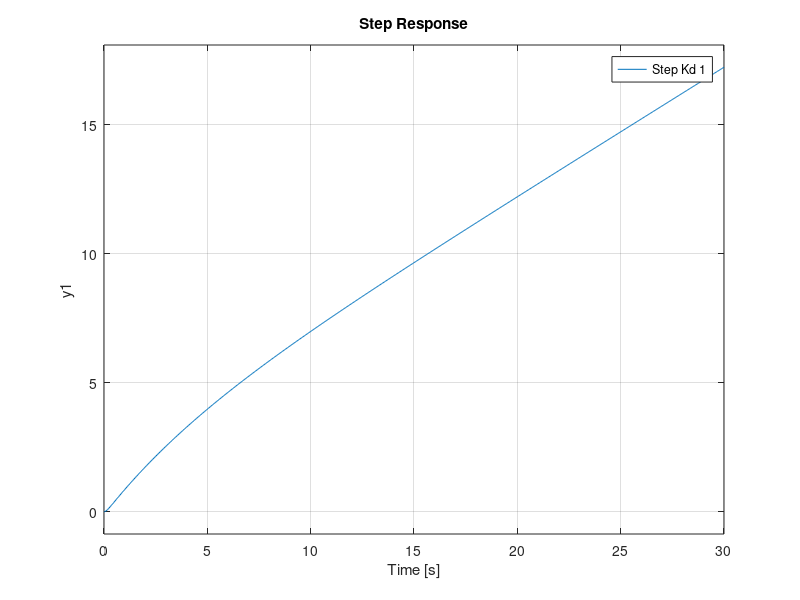
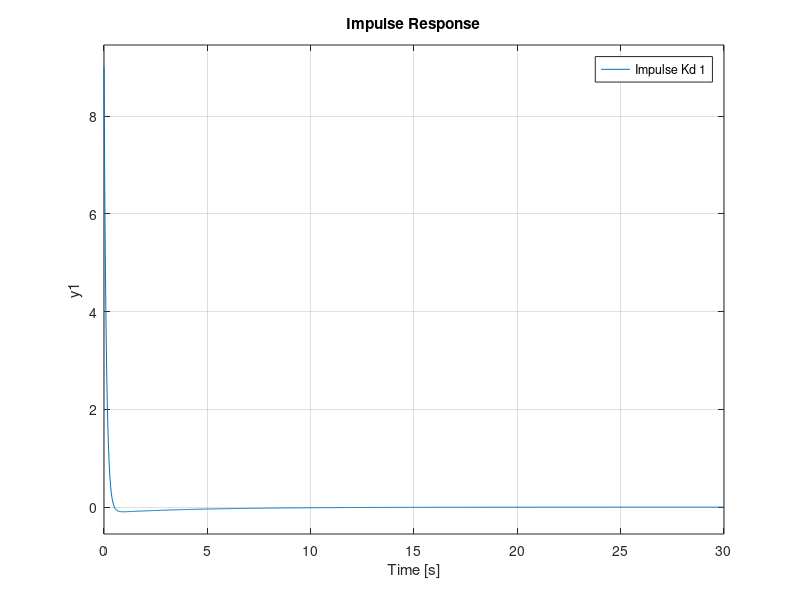
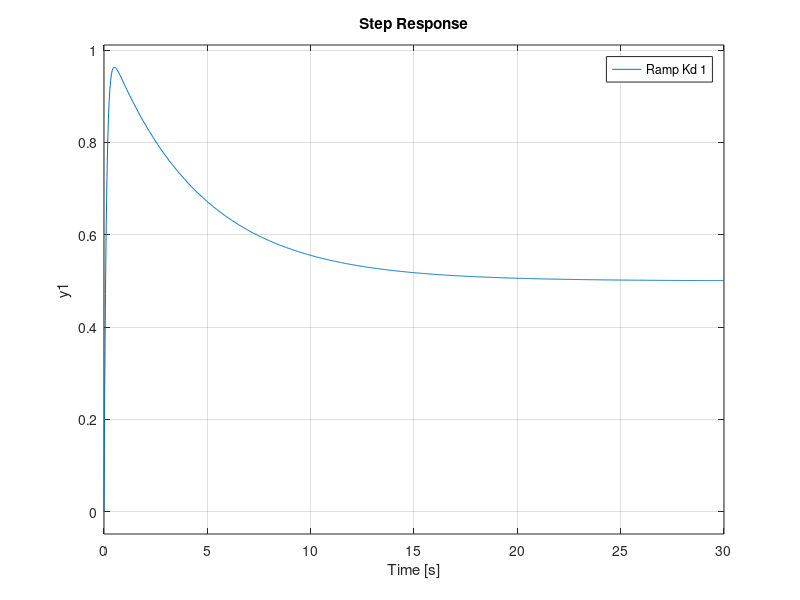

Here is the MATLAB script that generated these plots, in order: (Note: this script raises an error after producing the figures.)
%deklarasi variabel
s = tf('s')
T = 1
Kp = 1
Kd = 1
num = 1
den = [T T/16 1]
sys = tf(num,den)

%fungsi sistem kontrol dan mencari nilai feedback dengan mengalikan fungsi
%kontrol dengan nilai plant
sys_A = tf([Kd Kp],[1])
final_A  = feedback(sys*sys_A,1)

sys_B = tf([3 Kp],[1])
final_B  = feedback(sys*sys_B,1)

sys_C = tf([5 Kp],[1])
final_C  = feedback(sys*sys_C,1)

sys_D = tf([7 Kp],[1])
final_D  = feedback(sys*sys_D,1)

sys_E = tf([9 Kp],[1])
final_E  = feedback(sys*sys_E,1)

%step response
figure(1)
hold all
step(final_A/s)
step(final_B/s)
step(final_C/s)
step(final_D/s)
step(final_E/s)
legend('Step Kd 1','Step Kd 2', 'Step Kd 3', 'Step Kd 4', 'Step Kd 5')

%impulse response
figure(2)
hold all
impulse(final_A)
impulse(final_B)
impulse(final_C)
impulse(final_D)
impulse(final_E)
legend('Impulse Kd 1','Impulse Kd 2', 'Impulse Kd 3', 'Impulse Kd 4', 'Impulse Kd 5')

%ramp impulse
figure(3)
hold all
step(final_A/s*s)
step(final_B/s*s)
step(final_C/s*s)
step(final_D/s*s)
step(final_E/s*s)
legend('Ramp Kd 1','Ramp Kd 2', 'Ramp Kd 3', 'Ramp Kd 4', 'Ramp Kd 5')

%membandingkan nilai risetime, overshoot, settling time, dan steady set
%error
stepinfo(final_A)
stepinfo(final_B)
stepinfo(final_C)
stepinfo(final_D)
stepinfo(final_E)

[y,u] = step(final_A);
SS_A = abs(1-y(end))

[y1,u1] = step(final_B);
SS_B = abs(1-y1(end))

[y2,u2] = step(final_C);
SS_C = abs(1-y2(end))

[y3,u3] = step(final_D);
SS_D = abs(1-y3(end))

[y4,u4] = step(final_E);
SS_E = abs(1-y4(end))